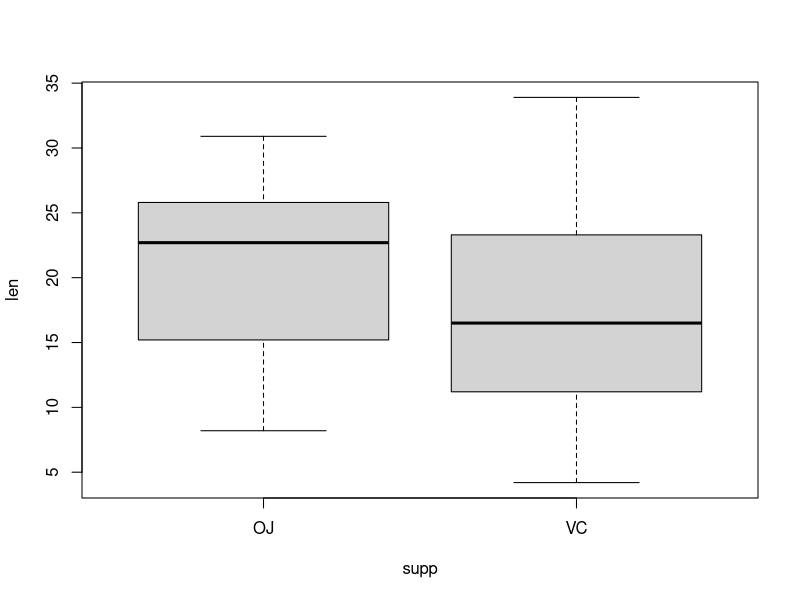
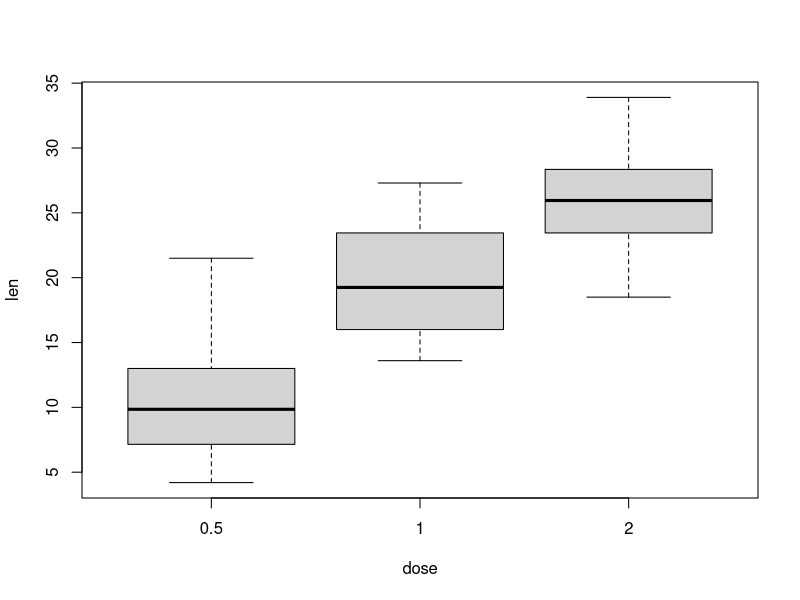

Write the R code that produced these figures, in order.
## ---- chunk 1
knitr::opts_chunk$set(echo = TRUE)
set.seed(17)
## ---- chunk 2
data('ToothGrowth')

str(ToothGrowth)
head(ToothGrowth)
summary(ToothGrowth)
unique(ToothGrowth$dose)

# huh... looks like the dose is a factor
ToothGrowth$dose <- as.factor(ToothGrowth$dose)

boxplot(len ~ supp, data=ToothGrowth)
boxplot(len ~ dose, data=ToothGrowth)
## ---- chunk 3
t.test(len ~ supp,data=ToothGrowth)
## ---- chunk 4
t.test(len ~ dose, data=ToothGrowth, dose %in% c(0.5, 1.0))
t.test(len ~ dose, data=ToothGrowth, dose %in% c(1.0, 2.0))

# and, for good measure
t.test(len ~ dose, data=ToothGrowth, dose %in% c(0.5, 2.0))
